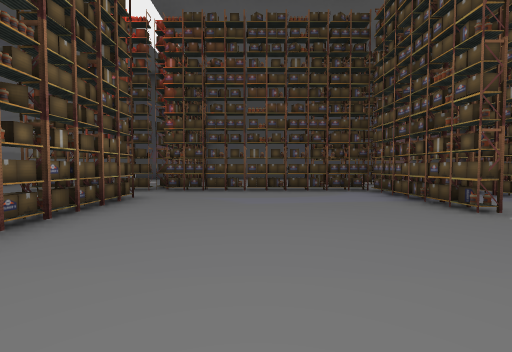
View 1 (above)

16 first-person views from a walk through a 3-D level made in the Unity game engine. The camera is 1.2 m above the floor, tilts 2° down and sees 90° across. The floor is counted in squares, 2 m on a side. Each view is taken from the middle of a square. On the plan, view 1 faces up. The plan holds only what a view shows up to about 9 squares ahead; the rest is blank. The place goes on beyond the plan. The player is left out. Some animated figures are not drawn.

View 2
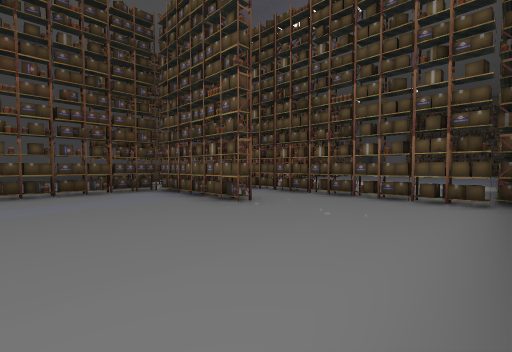

View 3
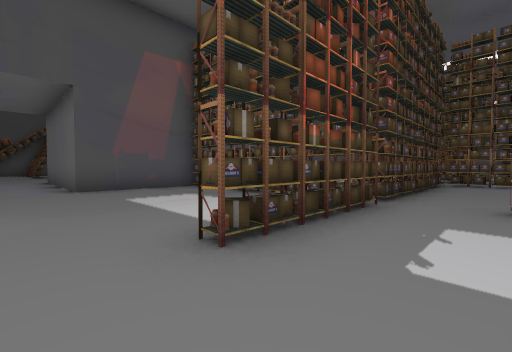

View 4
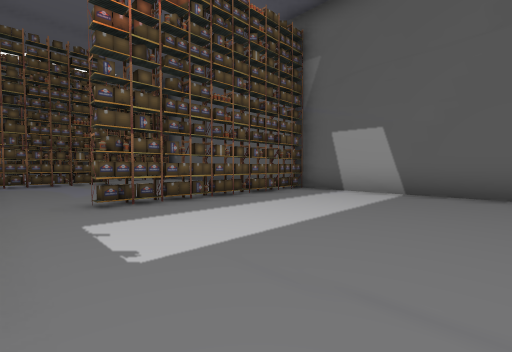

View 5
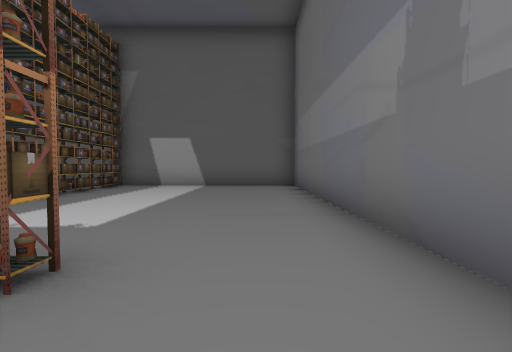

View 6
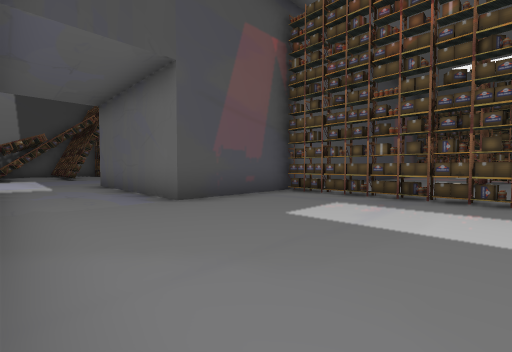

View 7
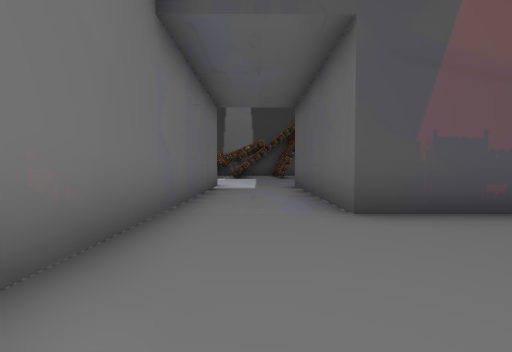

View 8
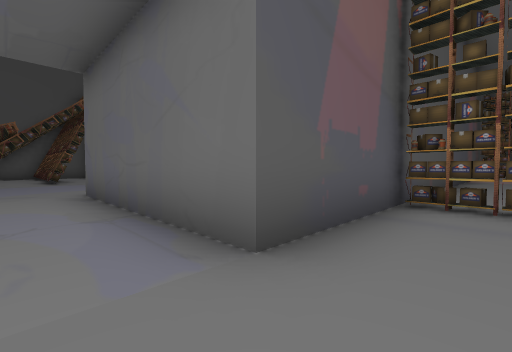

View 9
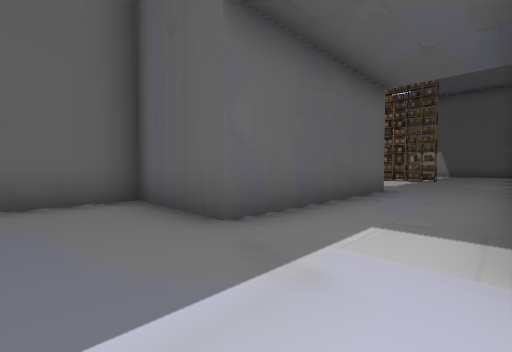

View 10
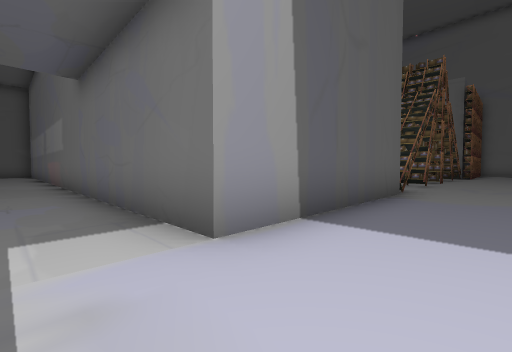

View 11
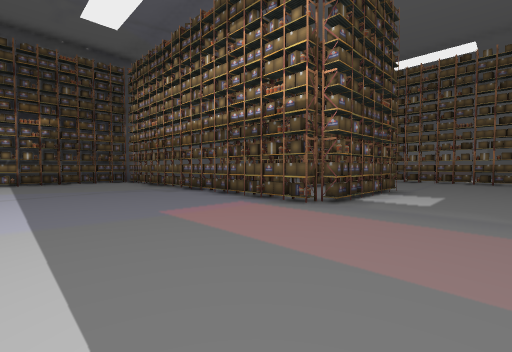

View 12
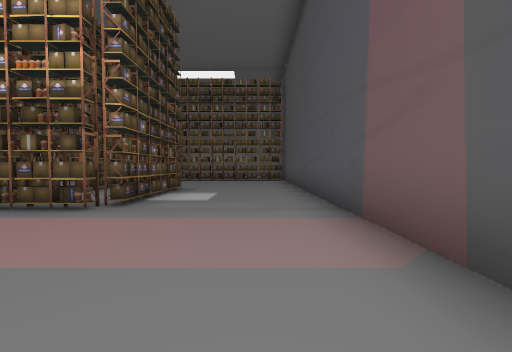

View 13
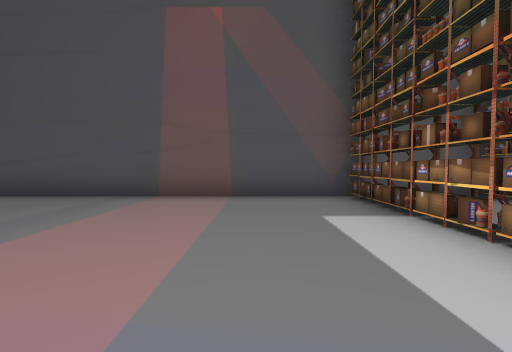

View 14
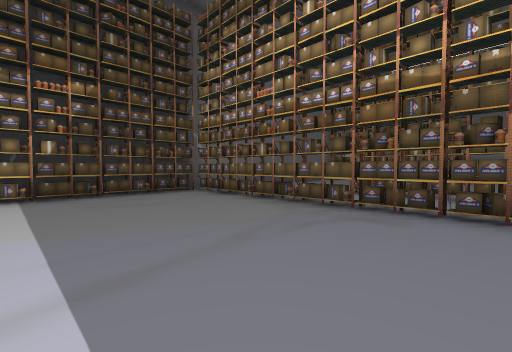

View 15
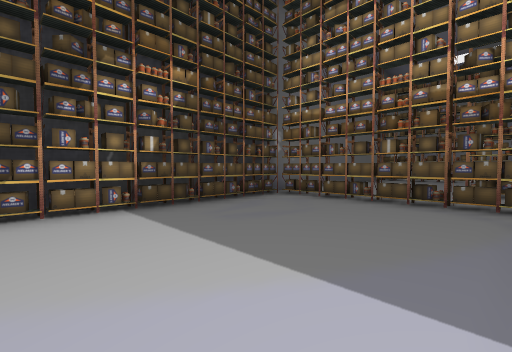

View 16
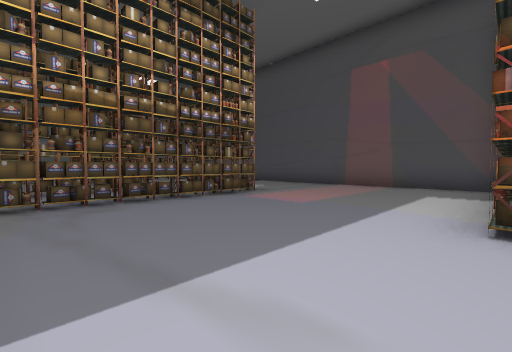

### Floor plan
Points are (right, up) in squares from view 1. A wall is a line through its corners. A room is listed if a view was taken in it or the views show most of it. See-through windows are left out.
Room 1 (views 1, 2, 3, 4, 5, 6, 7, 8, 10, 11, 12, 13, 14, 15, 16)
walls: (1.5, -0.3) (5.6, -0.3); (9.6, 12.3) (-5.7, 12.3) (-5.7, 17.3) (-3.3, 17.3) (-3.3, 19.1); (-8.3, 17.3) (-8.3, -0.3) (-0.5, -0.3)
ways out: opening at (-8.5, 18.5) to room 2
objects: other object (-5, 7) to (-4, 7); other object (-3, 0); other object (-3, 1); other object (-3, 2); other object (-3, 3); other object (-3, 4) to (-3, 5); other object (-3, 7); other object (-3, 8); other object (-3, 9); other object (-3, 10); other object (-3, 11) to (-3, 12); other object (-2, 7); other object (-1, 7); other object (0, 7); other object (1, 7); other object (2, 7); other object (2, 9) to (4, 9); other object (3, 4) to (3, 6); other object (5, 1); other object (5, 2); other object (5, 3); other object (5, 4) to (5, 5); other object (5, 6) to (5, 9); other object (6, 0); other object (7, 0); other object (8, 0); other object (9, 0); other object (10, 0); other object (10, 7); other object (10, 8); other object (10, 9); other object (10, 10); other object (10, 11) to (10, 12)
Room 2 (view 9)
walls: (-13.4, 17.3) (-8.3, 17.3)
ways out: opening at (-8.5, 18.5) to room 1
objects: other object (-16, 16) to (-16, 17); other object (-14, 16); other object (-14, 17)

Positions as (right, up) in squares from view 1, and headings:
1: (0, 0), facing up
2: (0, 0), facing up-right
3: (-7, 5), facing up-right
4: (-7, 6), facing down-right
5: (-7, 8), facing down
6: (-8, 8), facing up-right
7: (-7, 9), facing up
8: (-7, 11), facing up-right
9: (-8, 19), facing down-right
10: (-7, 19), facing down-left
11: (9, 11), facing down-left
12: (9, 11), facing left
13: (8, 7), facing up
14: (9, 6), facing down-left
15: (10, 4), facing down-left
16: (10, 4), facing up-left
